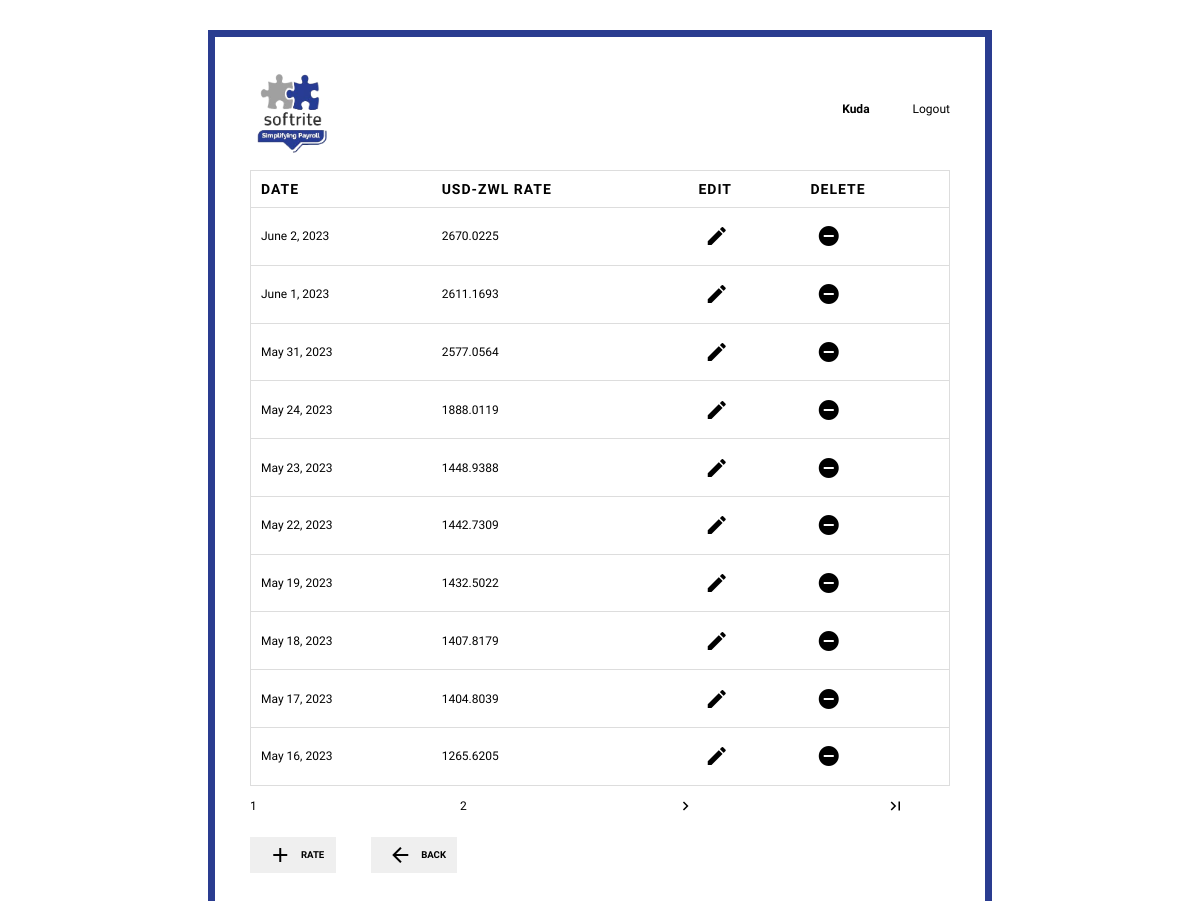
The app's page /interbank/ (signed in), older data.
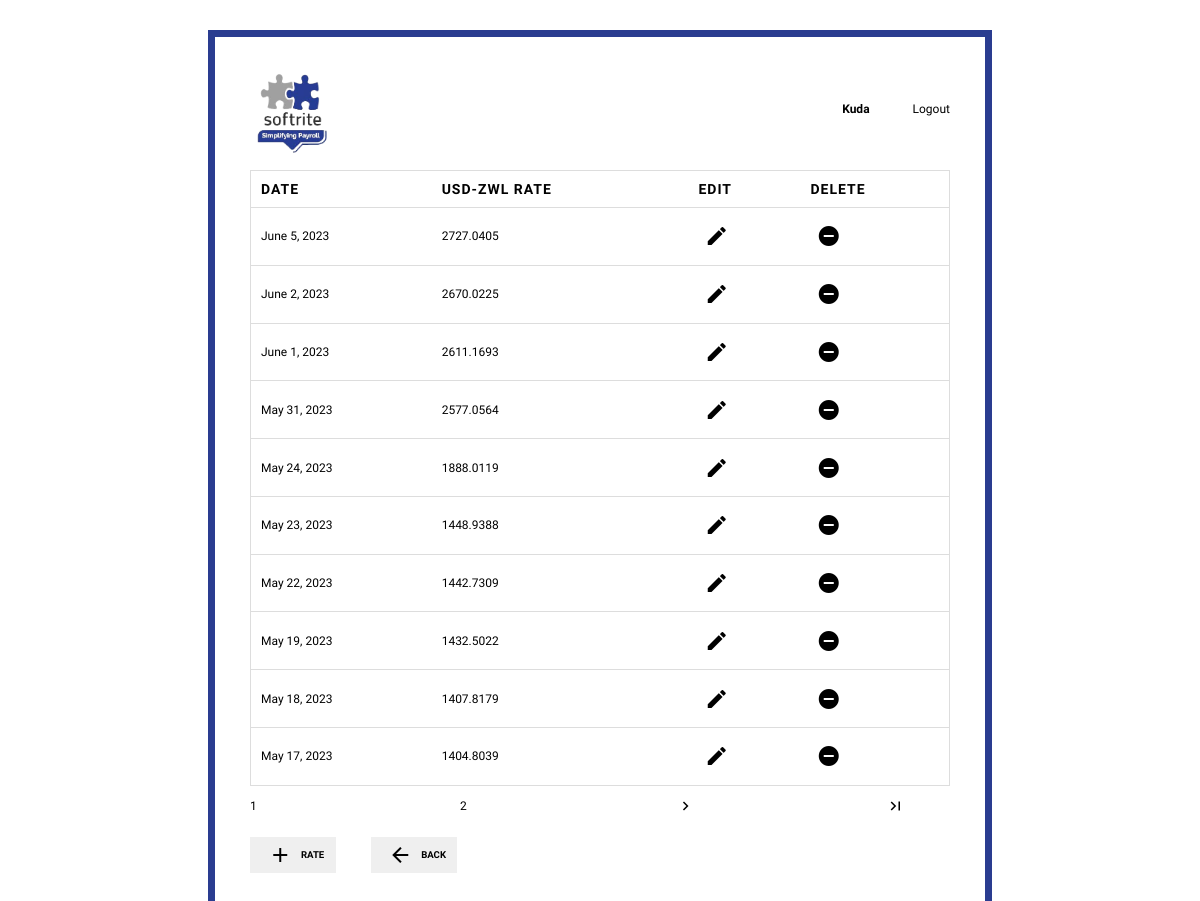
The same page, newer data.
### payroll_info/models.py (models this page shows, shortened)
class InterbankUSDRate(models.Model):
    date = models.DateField(default=datetime.today, unique=True)
    rate = models.FloatField()
    class Meta:
        verbose_name_plural = "Interbank USD Rates"

### payroll_info/views.py (the view)
# urls.py: path('interbank/', views.InterbankListView.as_view(), name='interbank-rates'),
class InterbankListView(LoginRequiredMixin, ListView):
    model = InterbankUSDRate
    template_name = 'payroll_info/interbank_list.html'
    context_object_name = 'inter_rates'
    ordering = ['-date']  # ordered by date descending (latest first)
    paginate_by = 10
    def get_context_data(self, **kwargs):
        context = super().get_context_data(**kwargs)
        context['title'] = 'Interbank Rates'
        return context

### payroll_info/templates/payroll_info/interbank_list.html (shortened to what this page needs)
{% extends 'payroll_info/base.html' %}
{% block content %}
    <section id="interbank-rates-list">
        {% if inter_rates %}
            <table>
                <thead>
                    <tr>
                        <th>Date</th>
                        <th>USD-ZWL Rate</th>
                        <th>Edit</th>
                        <th>Delete</th>
                    </tr>
                </thead>
                {% for obj in inter_rates %}
                    <tr>
                        <td>{{ obj.date }}
                        <td>{{ obj.rate }}</td>
                        <td>
                            <a class="plain-link" href="{% url 'interbank-update' obj.id %}">
                                <i class="material-icons">edit</i>
                            </a>
                        </td>
                        <td>
                            <a class="plain-link" href="{% url 'interbank-delete' obj.id %}">
                                <i class="material-icons">remove_circle</i>
                            </a>
                        </td>
                    </tr>
                {% endfor %}
            </table>
         {% else %}
            <p>
               No interbank rates have been added yet.
            </p>
        {% endif %}
    </section>
    {% if is_paginated %}
        <div class="flex-row">
            {% for num in page_obj.paginator.page_range %}
                {% if page_obj.number == num %}
                    <a href="?page={{ num }}" class="plain-link no-border button width-10">{{num}}</a>
                {% elif  num > page_obj.number|add:'-2' and num < page_obj.number|add:'2' %}
                    <a href="?page={{ num }}" class="plain-link no-border button width-10">{{num}}</a>
                {% endif %}
            {% endfor %}
            {% if page_obj.has_next %}
                <a href="?page={{ page_obj.next_page_number }}" class="plain-link no-border button width-10">
                    <i class="material-icons md-18 no-padding">navigate_next</i>
                </a>
                <a href="?page={{ page_obj.paginator.num_pages }}" class="plain-link no-border button width-10">
                    <i class="material-icons md-18 no-padding">last_page</i>
                </a>
            {% endif %}
        </div>
    {% endif %}
    <span class="button-row-left">
        <a class="plain-link" href="{% url 'interbank-add' %} ">
            <button type="button">
                <i class="material-icons">add</i>
                Rate
            </button>
        </a>
        <a class="plain-link" href="{% url 'payroll-home' %}">
            <button type="button">
                <i class="material-icons">arrow_back</i>
                Back
            </button>
        </a>
    </span>
{% endblock %}

Row changes from the older to the newer data that the page shows:
no longer on this page (row unchanged): InterbankUSDRate: date "May 16, 2023", rate "1265.6205"
added InterbankUSDRate: date "June 5, 2023", rate "2727.0405"
